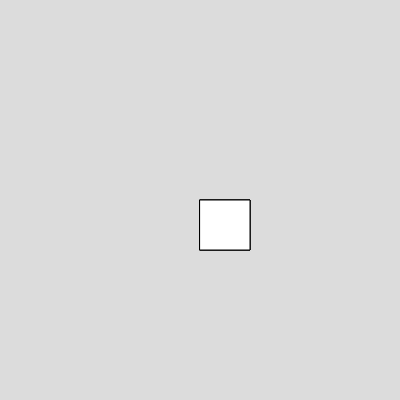
Frame 1 (no input)
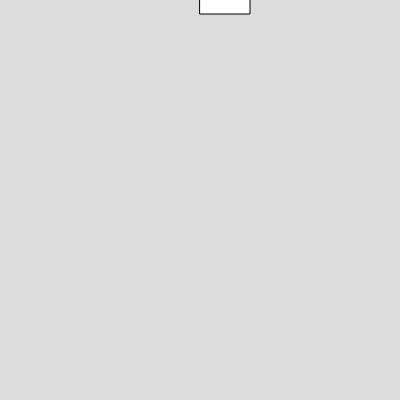
Frame 60 (no input)
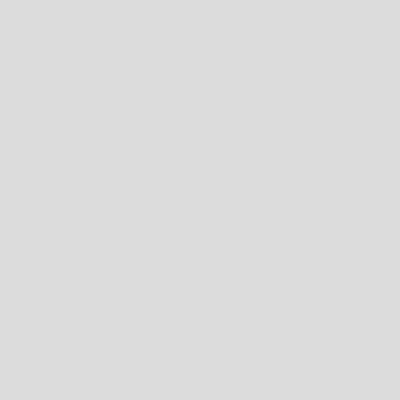
Frame 120 (the mouse pressed at the canvas centre since frame 60)

The p5.js sketch that drew these frames (run headless with seeded random() and noise() and a simulated clock; from frame 60 on, the mouse is pressed at the canvas centre):

// p5.js sketch
// ── sketch.js
var box1,box2,box3
function setup() 
{
  createCanvas(400, 400);

  box1=new Box(200,200,50,50,4,0);
  box2=new Box(200,200,50,50,0,4);
  box3=new Box(200,200,50,50,4,4);
}

function draw() 
{
  background(220);
  box1.show();
  box2.show();
  box3.show();
  box1.move();
  box2.moveUp();
  box3.move();
  box3.moveUp();
}


// ── box.js
class Box
  {
    constructor(x,y,w,h,vx,vy)
    {
      this.x =x;
      this.y =y;
      this.w =w;
      this.h = h;
      this.vx = vx;
      this.vy=vy;
    }
    
    show()
    {
      rect(this.x,this.y,this.w,this.h)
    }
    
    move()
    {
      this.x = this.x+this.vx;
    }

    moveUp()
    {
      this.y = this.y-this.vy;
    }

  }

  
